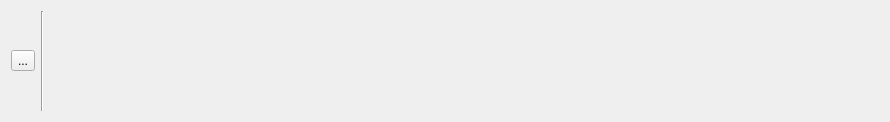
<?xml version="1.0" encoding="UTF-8"?>
<ui version="4.0">
 <class>ConfigPageClass</class>
 <widget class="QWidget" name="ConfigPageClass">
  <property name="geometry">
   <rect>
    <x>0</x>
    <y>0</y>
    <width>890</width>
    <height>122</height>
   </rect>
  </property>
  <property name="windowTitle">
   <string>ConfigPage</string>
  </property>
  <layout class="QHBoxLayout" name="horizontalLayout">
   <item>
    <widget class="QToolButton" name="config">
     <property name="text">
      <string>...</string>
     </property>
    </widget>
   </item>
   <item>
    <widget class="Line" name="line">
     <property name="orientation">
      <enum>Qt::Vertical</enum>
     </property>
    </widget>
   </item>
   <item>
    <spacer name="horizontalSpacer">
     <property name="orientation">
      <enum>Qt::Horizontal</enum>
     </property>
     <property name="sizeHint" stdset="0">
      <size>
       <width>817</width>
       <height>20</height>
      </size>
     </property>
    </spacer>
   </item>
  </layout>
 </widget>
 <layoutdefault spacing="6" margin="11"/>
 <resources/>
 <connections/>
</ui>
